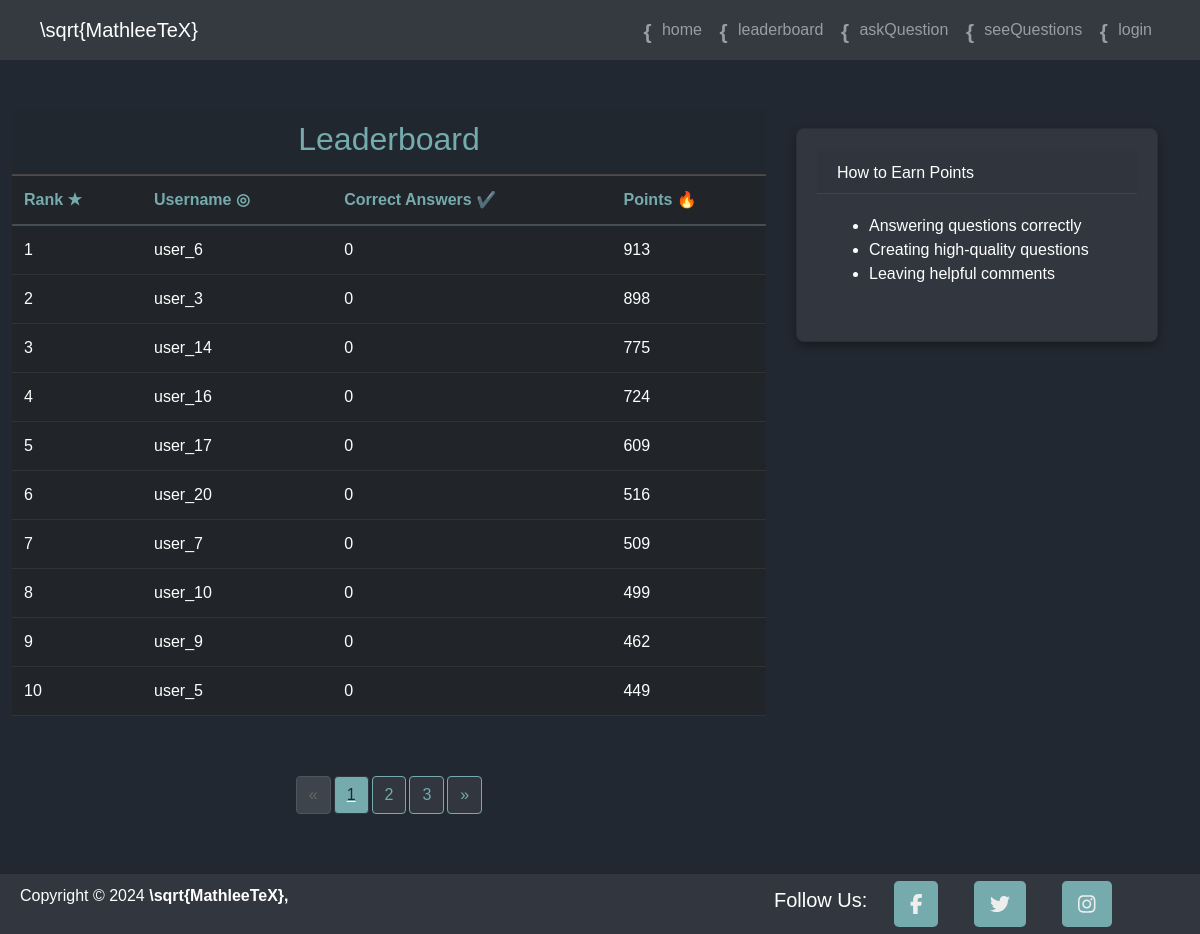
The app's page /leaderboard with its own data.
### app/models.py (models this page shows, shortened)
class users(UserMixin, db.Model):
    user_id = db.Column(db.Integer, primary_key=True)
    username = db.Column(db.String, unique=True, nullable=False)
    email = db.Column(db.String, unique=True, nullable=False)
    password = db.Column(db.String, nullable=False)
    sign_up_date = db.Column(db.DateTime, default=datetime.utcnow)
    points = db.Column(db.Integer, default=0)
    @property
    def questions_answered_correctly(self):
        return user_answers.query.filter_by(user_id=self.user_id, is_correct=True).count()

### app/routes.py (the view, shortened to what this page needs)
@app.route('/leaderboard')
def leaderboard():
    page, per_page, offset = get_page_args(page_parameter='page', per_page_parameter='per_page')
    total = users.query.count()
    show_me = 'show_me' in request.args
    user_list = get_users(offset=offset, per_page=per_page)
    rank = None
    if current_user.is_authenticated and request.args.get('show_me'):
        rank = users.query.filter(users.points > current_user.points).count() + 1
        page = (rank - 1) // per_page + 1
        offset = (page - 1) * per_page
        user_list = get_users(offset=offset, per_page=per_page)
    pagination = Pagination(page=page, per_page=per_page, total=total)
    current_user_stats = None
    return render_template('leaderboard.html', users=user_list, page=page,
                           per_page=per_page, pagination=pagination, current_user_stats=current_user_stats)

### app/routes.py (called while the page is built)
def get_users(offset=0, per_page=10):
    return users.query.order_by(users.points.desc()).slice(offset, offset + per_page).all()

### app/templates/leaderboard.html (shortened to what this page needs)
{% extends "katexscripts.html" %}
{% block body %}
<div class="container-fluid mt-5">
    <div class="row">
        <div class="row">
        <div class="col-md-8">
            <div class="card-header">
                <h2>Leaderboard</h2>
              </div>
            <table class="table table-dark table-hover">
                <thead>
                    <tr>
                        <th scope="col">Rank ★</th>
                        <th scope="col">Username ◎</th>
                        <th scope="col">Correct Answers ✔️</th>
                        <th scope="col">Points 🔥</th>
                    </tr>
                </thead>
                <tbody>
                    {% for user in users %}
                    <tr class="{{ 'table-info' if current_user.is_authenticated and user.username == current_user.username }}">
                        <td>{{ loop.index + (page - 1) * per_page }}</td>
                        <td>{{ user.username }}</td>
                        <td>{{ user.questions_answered_correctly }}</td>
                        <td>{{ user.points }}</td>
                    </tr>
                    {% endfor %}
                </tbody>
            </table>
            <br>
            {% if pagination.total_pages > 1 %}
            <nav>
                {{ pagination.links }}
            </nav>
            {% endif %}
        </div>
        <div class="col-md-4">
            <div class="card  text-white">
                <div class="card-header">How to Earn Points</div>
                <div class="card-body">
                    <ul>
                        <li>Answering questions correctly</li>
                        <li>Creating high-quality questions</li>
                        <li>Leaving helpful comments</li>
                    </ul>
                </div>
            </div>
        </div>
        </div>
    </div>
</div>
{% endblock %}

### app/static/CSS/style.css (style rules this page uses)
body { margin: 0; padding-top: 60px; font-family: "Computer Modern Bright", sans-serif; background-color: #222831; color: #FFF; }

### records on screen
users: username "user_6", questions_answered_correctly "0", points "913"
users: username "user_3", questions_answered_correctly "0", points "898"
users: username "user_14", questions_answered_correctly "0", points "775"
users: username "user_16", questions_answered_correctly "0", points "724"
users: username "user_17", questions_answered_correctly "0", points "609"
users: username "user_20", questions_answered_correctly "0", points "516"
users: username "user_7", questions_answered_correctly "0", points "509"
users: username "user_10", questions_answered_correctly "0", points "499"
users: username "user_9", questions_answered_correctly "0", points "462"
users: username "user_5", questions_answered_correctly "0", points "449"

### other values on screen
{{ pagination.links }} "« 1 2 3 »"
